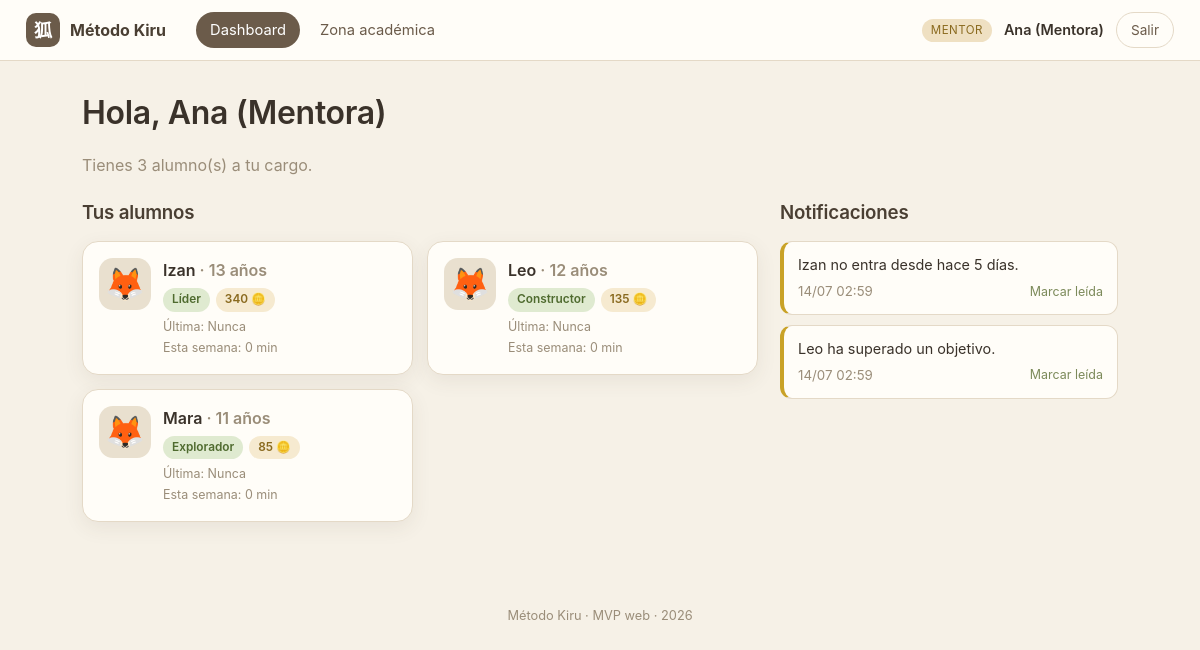
Page /mentor/dashboard.php (signed in) on the committed database.
### tables this page shows
CREATE TABLE `usuarios` (
  `id` int(11) NOT NULL AUTO_INCREMENT,
  `username` varchar(50) NOT NULL,
  `password_hash` varchar(255) NOT NULL,
  `rol` enum('alumno','mentor','admin') NOT NULL,
  `nombre` varchar(100) NOT NULL,
  `creado_en` timestamp NOT NULL DEFAULT current_timestamp(),
  PRIMARY KEY (`id`),
  UNIQUE KEY `username` (`username`)
);

CREATE TABLE `alumnos` (
  `id` int(11) NOT NULL AUTO_INCREMENT,
  `usuario_id` int(11) NOT NULL,
  `edad` int(11) DEFAULT NULL,
  `mentor_id` int(11) DEFAULT NULL,
  `nivel_id` int(11) DEFAULT NULL,
  `avatar` varchar(40) DEFAULT 'zorro',
  `mensaje_diario` text DEFAULT NULL,
  `tiempo_maximo` int(11) DEFAULT 30,
  `ultima_conexion` datetime DEFAULT NULL,
  PRIMARY KEY (`id`),
  KEY `usuario_id` (`usuario_id`),
  CONSTRAINT `alumnos_ibfk_1` FOREIGN KEY (`usuario_id`) REFERENCES `usuarios` (`id`) ON DELETE CASCADE
);

CREATE TABLE `niveles` (
  `id` int(11) NOT NULL AUTO_INCREMENT,
  `nombre` varchar(50) NOT NULL,
  `orden` int(11) NOT NULL,
  `skillcoins_necesarias` int(11) NOT NULL DEFAULT 0,
  `mundo` varchar(30) NOT NULL,
  PRIMARY KEY (`id`)
);

CREATE TABLE `notificaciones` (
  `id` int(11) NOT NULL AUTO_INCREMENT,
  `mentor_id` int(11) NOT NULL,
  `alumno_id` int(11) DEFAULT NULL,
  `mensaje` varchar(255) NOT NULL,
  `leida` tinyint(1) DEFAULT 0,
  `creada_en` datetime DEFAULT current_timestamp(),
  PRIMARY KEY (`id`)
);

### includes/functions.php (called while the page is built, shortened)
<?php
require_once __DIR__ . '/../config/db.php';
function e(?string $s): string
{
    return htmlspecialchars($s ?? '', ENT_QUOTES, 'UTF-8');
}
function url(string $path = ''): string
{
    return BASE_URL . '/' . ltrim($path, '/');
}
function asset(string $path): string
{
    $full = __DIR__ . '/../' . ltrim($path, '/');
    $v = @filemtime($full) ?: 1;
    return url($path) . '?v=' . $v;
}
function current_user(): ?array
{
    $stmt = db()->prepare('SELECT * FROM usuarios WHERE id = ?');
    $stmt->execute([$_SESSION['user_id']]);
    return $stmt->fetch() ?: null;
}
function sc_total(int $alumnoId): int
{
    $stmt = db()->prepare('SELECT COALESCE(SUM(cantidad),0) FROM skillcoins_log WHERE alumno_id = ?');
    $stmt->execute([$alumnoId]);
    return (int) $stmt->fetchColumn();
}
function niveles_todos(): array
{
    return db()->query('SELECT * FROM niveles ORDER BY orden')->fetchAll();
}
function nivel_actual(array $alumno): array
{
    $niveles = niveles_todos();
    $total = sc_total((int) $alumno['id']);
    $actual = $niveles[0];
    foreach ($niveles as $n) {
        if ($total >= (int) $n['skillcoins_necesarias']) {
            $actual = $n;
        }
    }
    return $actual;
}

### config/db.php (called while the page is built, shortened)
<?php
function db(): PDO
{
    static $pdo = null;
    if ($pdo === null) {
        $dsn = 'mysql:host=' . DB_HOST . ';port=' . DB_PORT . ';dbname=' . DB_NAME . ';charset=utf8mb4';
        try {
            $pdo = new PDO($dsn, DB_USER, DB_PASS, [
                PDO::ATTR_ERRMODE            => PDO::ERRMODE_EXCEPTION,
                PDO::ATTR_DEFAULT_FETCH_MODE => PDO::FETCH_ASSOC,
                PDO::ATTR_EMULATE_PREPARES   => false,
            ]);
        } catch (PDOException $e) {
            die('<h2>Error de conexión a la base de datos.</h2>'
                . '<p>¿Has ejecutado <a href="' . BASE_URL . '/install.php">install.php</a>? '
                . '¿MySQL está encendido en XAMPP?</p>'
                . '<pre>' . htmlspecialchars($e->getMessage()) . '</pre>');
        }
    }
    return $pdo;
}

### mentor/dashboard.php (the view, shortened to what this page needs)
<?php
require_once __DIR__ . '/../includes/functions.php';
require_once __DIR__ . '/../includes/layout.php';
$user = require_login(['mentor']);
$mid = (int) $user['id'];
$alumnos = db()->prepare(
    'SELECT a.*, u.nombre, u.username FROM alumnos a
     JOIN usuarios u ON u.id = a.usuario_id
     WHERE a.mentor_id = ? ORDER BY u.nombre'
);
$alumnos->execute([$mid]);
$alumnos = $alumnos->fetchAll();
$notis = db()->prepare('SELECT n.*, u.nombre AS alumno_nombre FROM notificaciones n
     LEFT JOIN alumnos a ON a.id = n.alumno_id
     LEFT JOIN usuarios u ON u.id = a.usuario_id
     WHERE n.mentor_id = ? ORDER BY n.leida, n.creada_en DESC');
$notis->execute([$mid]);
$notis = $notis->fetchAll();
$nav = [
    ['Dashboard', 'mentor/dashboard.php', true],
    ['Zona académica', 'mentor/academia.php', false],
];
render_header('Panel del mentor', 'panel', '', $nav);
?>
<div class="page-head">
    <h1>Hola, <?= e($user['nombre']) ?></h1>
    <p class="muted">Tienes <?= count($alumnos) ?> alumno(s) a tu cargo.</p>
</div>
<div class="grid-main">
    <section>
        <h3 class="section-title">Tus alumnos</h3>
        <div class="alumno-cards">
            <?php foreach ($alumnos as $a):
                $aid = (int) $a['id'];
                $nivel = nivel_actual($a);
                $sc = sc_total($aid);
                $semanaMin = (int) db()->query("SELECT COALESCE(SUM(minutos),0) FROM uso_diario
                    WHERE alumno_id=$aid AND YEARWEEK(fecha,1)=YEARWEEK(CURDATE(),1)")->fetchColumn();
                $ultima = $a['ultima_conexion'] ? date('d/m/Y H:i', strtotime($a['ultima_conexion'])) : 'Nunca';
                $dias = $a['ultima_conexion'] ? (int)((time() - strtotime($a['ultima_conexion'])) / 86400) : null;
            ?>
            <a class="alumno-card" href="<?= url('mentor/alumno.php?id=' . $aid) ?>">
                <div class="ac-avatar">🦊</div>
                <div class="ac-body">
                    <div class="ac-name"><?= e($a['nombre']) ?> <span class="muted">· <?= (int)$a['edad'] ?> años</span></div>
                    <div class="ac-tags">
                        <span class="tag nivel"><?= e($nivel['nombre']) ?></span>
                        <span class="tag gold"><?= $sc ?> 🪙</span>
                    </div>
                    <div class="ac-meta">
                        <span>Última: <?= e($ultima) ?><?= $dias !== null && $dias >= 5 ? ' ⚠️' : '' ?></span>
                        <span>Esta semana: <?= $semanaMin ?> min</span>
                    </div>
                </div>
            </a>
            <?php endforeach; ?>
        </div>
    </section>
    <aside>
        <h3 class="section-title">Notificaciones</h3>
        <div class="noti-list">
            <?php foreach ($notis as $n): ?>
                <div class="noti <?= $n['leida'] ? 'leida' : '' ?>">
                    <p><?= e($n['mensaje']) ?></p>
                    <div class="noti-foot">
                        <small><?= e(date('d/m H:i', strtotime($n['creada_en']))) ?></small>
                        <?php if (!$n['leida']): ?>
                            <a href="<?= url('mentor/dashboard.php?leer=' . (int)$n['id']) ?>">Marcar leída</a>
                        <?php endif; ?>
                    </div>
                </div>
            <?php endforeach; ?>
        </div>
    </aside>
</div>
<?php render_footer(); ?>

### includes/layout.php (shortened to what this page needs)
<?php
require_once __DIR__ . '/functions.php';
function render_header(string $titulo, string $tema = 'panel', string $mundo = '', ?array $nav = null): void
{
    $user = current_user();
    $bodyClass = $tema === 'alumno' ? 'tema-alumno mundo-' . $mundo : 'tema-panel';
    ?>
<!DOCTYPE html>
<html lang="es">
<head>
    <link rel="stylesheet" href="<?= asset('assets/css/style.css') ?>">
</head>
<body class="<?= e($bodyClass) ?>">
<header class="topbar">
    <div class="brand">
        <span class="brand-mark">狐</span>
        <span class="brand-name"><?= e(APP_NAME) ?></span>
    </div>
    <?php if ($nav): ?>
    <nav class="mainnav">
        <?php foreach ($nav as $item): ?>
            <a href="<?= url($item[1]) ?>" class="<?= !empty($item[2]) ? 'active' : '' ?>"><?= e($item[0]) ?></a>
        <?php endforeach; ?>
    </nav>
    <?php endif; ?>
    <?php if ($user): ?>
    <div class="topbar-user">
        <span class="rolechip rol-<?= e($user['rol']) ?>"><?= e(ucfirst($user['rol'])) ?></span>
        <span class="uname"><?= e($user['nombre']) ?></span>
        <a class="btn-logout" href="<?= url('logout.php') ?>">Salir</a>
    </div>
    <?php endif; ?>
</header>
<main class="wrap">
<?php
}
function render_footer(): void
{
    ?>
</main>
<footer class="foot">Método Kiru · MVP web · <?= date('Y') ?></footer>
</body>
</html>
<?php
}

### assets/css/style.css (style rules this page uses)
:root { --arena: #e9e0cf; --crema: #f6f1e7; --crema2: #fffdf8; --marron: #6b5b4a; --marron-osc: #4a3f33; --oliva: #7c8a5a; --dorado: #c9a227; --texto: #3a322a; --muted: #9a8d79; --linea: #e4d9c7; --sombra: 0 6px 20px rgba(74, 63, 51, .08); --radio: 16px; }
* { box-sizing: border-box; }
body { margin: 0; font-family: -apple-system, "Segoe UI", system-ui, sans-serif; color: var(--texto); background: var(--crema); line-height: 1.5; }
a { color: var(--marron); }
h1, h2, h3, h4 { margin: 0 0 .4em; font-weight: 600; letter-spacing: -.01em; }
small { color: var(--muted); }
.muted { color: var(--muted); }
.topbar { display: flex; align-items: center; gap: 22px; padding: 12px 26px; background: var(--crema2); border-bottom: 1px solid var(--linea); position: sticky; top: 0; z-index: 20; }
.brand { display: flex; align-items: center; gap: 10px; font-weight: 700; }
.brand-mark { width: 34px; height: 34px; display: grid; place-items: center; border-radius: 10px; background: var(--marron); color: #fff; font-size: 18px; }
.brand-name { color: var(--marron-osc); }
.mainnav { display: flex; gap: 6px; margin-left: 8px; flex-wrap: wrap; }
.mainnav a { text-decoration: none; color: var(--marron); padding: 7px 14px; border-radius: 999px; font-size: .92rem; }
.mainnav a.active { background: var(--marron); color: #fff; }
.topbar-user { margin-left: auto; display: flex; align-items: center; gap: 12px; }
.uname { font-weight: 600; font-size: .9rem; }
.rolechip { font-size: .72rem; padding: 3px 9px; border-radius: 999px; background: var(--arena); color: var(--marron-osc); text-transform: uppercase; letter-spacing: .04em; }
.rol-mentor { background: #efe0c2; color: #8a6a1f; }
.btn-logout { text-decoration: none; font-size: .85rem; padding: 7px 14px; border-radius: 999px; border: 1px solid var(--linea); color: var(--marron); }
.wrap { max-width: 1080px; margin: 0 auto; padding: 28px 22px 60px; }
.page-head { margin-bottom: 18px; }
.section-title { margin: 4px 0 14px; color: var(--marron-osc); }
.foot { text-align: center; color: var(--muted); font-size: .8rem; padding: 24px; }
.grid-main { display: grid; grid-template-columns: 2fr 1fr; gap: 22px; }
.tag, .pill { display: inline-block; font-size: .74rem; padding: 3px 9px; border-radius: 999px; background: var(--arena); color: var(--marron-osc); font-weight: 600; }
.tag.gold, .pill { background: #f6ead0; color: #8a6a1f; }
.tag.nivel { background: #dfead0; color: #4f6b2f; }
.alumno-cards { display: grid; grid-template-columns: repeat(auto-fill, minmax(240px, 1fr)); gap: 14px; }
.alumno-card { display: flex; gap: 12px; text-decoration: none; color: inherit; background: var(--crema2); border: 1px solid var(--linea); border-radius: var(--radio); padding: 16px; box-shadow: var(--sombra); transition: transform .15s, box-shadow .15s; }
.ac-avatar { font-size: 2rem; width: 52px; height: 52px; display: grid; place-items: center; background: var(--arena); border-radius: 14px; }
.ac-name { font-weight: 600; }
.ac-tags { display: flex; gap: 6px; margin: 6px 0; }
.ac-meta { font-size: .78rem; color: var(--muted); display: flex; flex-direction: column; gap: 2px; }
.noti { background: var(--crema2); border: 1px solid var(--linea); border-left: 4px solid var(--dorado); border-radius: 12px; padding: 12px 14px; margin-bottom: 10px; }
.noti p { margin: 0 0 6px; font-size: .9rem; }
.noti-foot { display: flex; justify-content: space-between; align-items: center; }
.noti-foot a { font-size: .78rem; color: var(--oliva); text-decoration: none; }
body { overflow-x: clip; }

### rows in the picture
usuarios: rol "MENTOR", nombre "Ana (Mentora)"
alumnos: usuario.nombre "Izan", edad "13", niveles.nombre "Líder", sc "340", ultima_conexion "Nunca", semanaMin "0"
alumnos: usuario.nombre "Leo", edad "12", niveles.nombre "Constructor", sc "135", ultima_conexion "Nunca", semanaMin "0"
alumnos: usuario.nombre "Mara", edad "11", niveles.nombre "Explorador", sc "85", ultima_conexion "Nunca", semanaMin "0"
notificaciones: mensaje "Izan no entra desde hace 5 días.", creada_en "14/07 02:59"
notificaciones: mensaje "Leo ha superado un objetivo.", creada_en "14/07 02:59"

### other values in the picture
APP_NAME "Método Kiru"
$item[0] "Dashboard"
$item[0] "Zona académica"
count($alumnos) "3"
